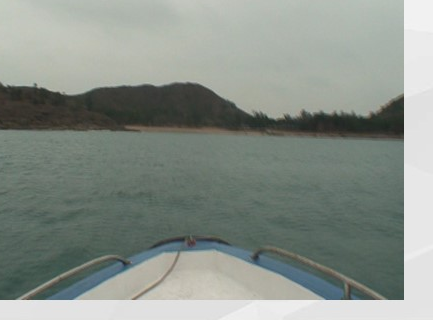
#> input picture Principles and Applications of Pattern Recognition/作业/线性支持向量机/demo_boat.png, 433 x 320 px
$ python c_dual_svm.py --image demo_boat.png
#> lines starting #> are read from the running program, lines starting #| are printed output that depends on the picture; after the words box and inside, x2 and y2 are one past the last pixel; in counts of white or black regions, pixels touching at a corner belong together; long printed decimals are rounded
### Principles and Applications of Pattern Recognition/作业/线性支持向量机/common.py
"""公共工具：图片读取、特征构造、伪标签、水天线提取、结果保存与评估指标。

五个作业脚本（a~e）共用本模块；每个脚本都是独立可运行的入口。
"""
from __future__ import annotations

import json
from pathlib import Path

import numpy as np
from PIL import Image, ImageDraw

HERE = Path(__file__).resolve().parent
OUT = HERE / "results"
OUT.mkdir(parents=True, exist_ok=True)

IMAGE_EXTS = (".jpg", ".jpeg", ".png", ".bmp", ".tif", ".tiff")


# ---------------------------------------------------------------- 图片与特征
def find_image(explicit: str | None = None) -> Path:
    """按优先级找图片：显式路径 > image.jpg/png > 目录内其它图片 > demo_boat.png。"""
    if explicit:
        p = Path(explicit)
        if not p.is_file():
            raise FileNotFoundError(f"图片不存在: {explicit}")
        return p
    for name in ("image.jpg", "image.png", "image.jpeg", "boat.jpg", "boat.png"):
        p = HERE / name
        if p.is_file():
            return p
    candidates = []
    for ext in IMAGE_EXTS:
        candidates += [p for p in HERE.glob(f"*{ext}") if not p.name.startswith("demo_")]
    if candidates:
        return sorted(candidates)[0]
    demo = HERE / "demo_boat.png"
    if demo.is_file():
        return demo
    raise FileNotFoundError(
        "未找到图片：请把作业给定图片放到本目录并命名 image.jpg（或运行时加 --image 路径）")


def load_image(explicit: str | None = None, max_width: int = 480):
    """读图 -> (RGB 归一化 float 数组 HxWx3, 路径, 原始尺寸)。"""
    path = find_image(explicit)
    im = Image.open(path).convert("RGB")
    original = im.size
    if im.width > max_width:
        h = max(1, round(im.height * max_width / im.width))
        im = im.resize((max_width, h), Image.BILINEAR)
    return np.asarray(im, dtype=np.float64) / 255.0, path, original


def pixel_features(img: np.ndarray) -> np.ndarray:
    """每个像素的颜色特征（RGB，0~1），形状 (N, 3)。"""
    return img.reshape(-1, 3)


def pseudo_labels(img: np.ndarray, sky_frac: float = 0.20,
                  water_start: float = 0.45, water_end: float = 0.85):
    """用空间先验生成训练伪标签：上部天空=+1，中部水面=-1，其余（含船体/前景）忽略(0)。

    默认参数对应本作业图片结构：天空约占上部 20%，水面约占 45%~85%，
    最下方 15% 常被船体等前景占据，若标为水面会引入大量噪声，故排除。
    """
    h, w, _ = img.shape
    labels = np.zeros((h, w), dtype=np.int8)
    labels[: max(1, int(h * sky_frac))] = 1
    labels[int(h * water_start): int(h * water_end)] = -1
    return labels


def stratified_sample(labels2d: np.ndarray, max_per_class: int = 400, seed: int = 0):
    """分层抽样训练集，返回 (X, y, 索引)。"""
    flat = labels2d.ravel()
    rng = np.random.default_rng(seed)
    sky = rng.permutation(np.flatnonzero(flat == 1))
    water = rng.permutation(np.flatnonzero(flat == -1))
    idx = np.concatenate([sky[:max_per_class], water[:max_per_class]])
    rng.shuffle(idx)
    y = flat[idx].astype(np.float64)
    return idx, y


# ---------------------------------------------------------------- 水天线提取
def labels_to_map(pred: np.ndarray, shape) -> np.ndarray:
    return pred.reshape(shape[:2])


def waterline_from_labels(label_map: np.ndarray, min_run: int = 3):
    """逐列找“由天空转为水面”的行号，返回 (列号数组, 行号数组)，缺失列略过。"""
    h, w = label_map.shape
    xs, ys = [], []
    for c in range(w):
        col = label_map[:, c]
        starts = np.flatnonzero(col == -1)
        for r in starts:
            if r + min_run <= h and np.all(col[r: r + min_run] == -1):
                xs.append(c)
                ys.append(float(r))
                break
    return np.asarray(xs), np.asarray(ys)


def median_smooth(values: np.ndarray, width: int = 9) -> np.ndarray:
    """一维中值平滑（处理 NaN：忽略）。"""
    out = values.copy()
    half = max(1, width // 2)
    for i in range(len(values)):
        seg = values[max(0, i - half): min(len(values), i + half + 1)]
        seg = seg[~np.isnan(seg)]
        if seg.size:
            out[i] = np.median(seg)
    return out


def fit_robust_line(xs: np.ndarray, ys: np.ndarray, rounds: int = 3):
    """鲁棒直线拟合 y = a*x + b，返回 (a, b, 内点率, 残差标准差)。"""
    mask = ~np.isnan(xs) & ~np.isnan(ys)
    x, y = xs[mask], ys[mask]
    if x.size < 2:
        return 0.0, float(np.nanmean(ys)), 0.0, float("nan")
    keep = np.ones_like(x, dtype=bool)
    a, b = 0.0, float(np.mean(y))
    for _ in range(rounds):
        A = np.vstack([x[keep], np.ones(keep.sum())]).T
        coef, *_ = np.linalg.lstsq(A, y[keep], rcond=None)
        a, b = float(coef[0]), float(coef[1])
        resid = y - (a * x + b)
        sigma = max(1.0, 2.5 * float(np.std(resid[keep])))
        keep = np.abs(resid) <= sigma
        if keep.sum() < 2:
            break
    resid = y - (a * x + b)
    inlier_ratio = float(np.mean(np.abs(resid) <= max(2.0, 2.5 * np.std(resid[~np.isnan(resid)]))))
    return a, b, inlier_ratio, float(np.std(resid))


# ---------------------------------------------------------------- 结果保存
def save_segmentation(img: np.ndarray, label_map: np.ndarray, name: str,
                      boundary=None, fitted=None):
    """保存分割叠加图：天空浅蓝 / 水面深蓝 / 水天线红 / 拟合线黄。"""
    h, w, _ = img.shape
    overlay = img.copy()
    sky = label_map == 1
    water = label_map == -1
    overlay[sky] = overlay[sky] * 0.35 + np.array([0.55, 0.78, 1.0]) * 0.65
    overlay[water] = overlay[water] * 0.35 + np.array([0.10, 0.35, 0.85]) * 0.65
    out = Image.fromarray(np.clip(overlay * 255, 0, 255).astype(np.uint8))
    draw = ImageDraw.Draw(out)
    if boundary is not None:
        xs, ys = boundary
        for i in range(len(xs) - 1):
            if abs(int(xs[i + 1]) - int(xs[i])) <= 2:
                draw.line([(int(xs[i]), int(ys[i])), (int(xs[i + 1]), int(ys[i + 1]))],
                          fill=(255, 60, 60), width=2)
    if fitted is not None:
        a, b = fitted
        draw.line([(0, int(b)), (w - 1, int(a * (w - 1) + b))], fill=(255, 220, 40), width=2)
    out.save(OUT / f"{name}_segmentation.png")
    return OUT / f"{name}_segmentation.png"


def save_plot(fig, name: str):
    path = OUT / f"{name}.png"
    fig.savefig(path, dpi=150, bbox_inches="tight")
    return path


def save_metrics(metrics: dict, name: str):
    path = OUT / f"{name}.json"
    with open(path, "w", encoding="utf-8") as f:
        json.dump(metrics, f, ensure_ascii=False, indent=2)
    return path


# ---------------------------------------------------------------- 评估指标
def classification_metrics(y_true: np.ndarray, y_pred: np.ndarray) -> dict:
    """以“水面(-1)”为正类计算 P/R/F1，并给出整体准确率。"""
    y_true = np.asarray(y_true).astype(int)
    y_pred = np.asarray(y_pred).astype(int)
    tp = int(np.sum((y_true == -1) & (y_pred == -1)))
    fp = int(np.sum((y_true != -1) & (y_pred == -1)))
    fn = int(np.sum((y_true == -1) & (y_pred != -1)))
    tn = int(np.sum((y_true != -1) & (y_pred != -1)))
    precision = tp / (tp + fp) if tp + fp else 0.0
    recall = tp / (tp + fn) if tp + fn else 0.0
    f1 = 2 * precision * recall / (precision + recall) if precision + recall else 0.0
    acc = (tp + tn) / max(1, tp + tn + fp + fn)
    return {"accuracy": round(acc, 4), "precision": round(precision, 4),
            "recall": round(recall, 4), "f1": round(f1, 4),
            "tp": tp, "fp": fp, "fn": fn, "tn": tn}


# [33 lines left out: functions boundary_error, gradient_waterline_reference, not called in this run]

### Principles and Applications of Pattern Recognition/作业/线性支持向量机/c_dual_svm.py
"""作业 c：线性 SVM 的经典求解方法（对偶空间 QP）→ 水天分割。

对偶问题：
    max_α  Σα_i − ½ ΣΣ α_i α_j y_i y_j (x_i·x_j)
    s.t.   0 ≤ α_i ≤ C,  Σ α_i y_i = 0

本脚本用 scipy.optimize.minimize（SLSQP）直接求解该带箱约束与等式约束的二次规划——
即不使用自写 SMO，而是走“通用凸优化求解器解对偶 QP”的经典路径；
若 scipy 不可用，回退到 svm.py 中的自实现 SMO。

运行：
    py -3.12 c_dual_svm.py
    py -3.12 c_dual_svm.py --image image.jpg --C 1.0 --max-per-class 200
输出：
    results/c_dual_segmentation.png
    results/c_waterline.npz
    results/c_metrics.json
"""
from __future__ import annotations

import argparse
import sys
import time
from pathlib import Path

import numpy as np

import matplotlib
matplotlib.use("Agg")
import matplotlib.pyplot as plt

sys.path.insert(0, str(Path(__file__).resolve().parent))

from common import (OUT, classification_metrics, fit_robust_line, labels_to_map,
                    load_image, median_smooth, pixel_features, pseudo_labels,
                    save_metrics, save_plot, save_segmentation, stratified_sample,
                    waterline_from_labels)
from svm import train_dual

plt.rcParams["font.sans-serif"] = ["Microsoft YaHei", "SimHei", "DejaVu Sans"]
plt.rcParams["axes.unicode_minus"] = False


class DualQPScipy:
    """用 SLSQP 求解 SVM 对偶 QP，接口与 svm.py 中的模型保持一致。"""

    def __init__(self, C: float = 1.0, maxiter: int = 300, ftol: float = 1e-9):
        self.C = float(C)
        self.maxiter = int(maxiter)
        self.ftol = float(ftol)
        self.w = None
        self.b = 0.0
        self.alpha = None
        self.solver = "SLSQP 对偶 QP"
        self.n_sv = 0

    def fit(self, X: np.ndarray, y: np.ndarray):
        from scipy.optimize import minimize

        X = np.asarray(X, dtype=np.float64)
        y = np.asarray(y, dtype=np.float64)
        n = len(y)
        K = X @ X.T
        Q = (y[:, None] * y[None, :]) * K  # 目标函数 Hessian

        def fun(a):
            return 0.5 * a @ Q @ a - a.sum()

        def jac(a):
            return Q @ a - 1.0

        cons = [{"type": "eq", "fun": lambda a: float(y @ a), "jac": lambda a: y}]
        res = minimize(fun, np.zeros(n), jac=jac, bounds=[(0.0, self.C)] * n,
                       constraints=cons, method="SLSQP",
                       options={"maxiter": self.maxiter, "ftol": self.ftol})
        alpha = np.clip(res.x, 0.0, self.C)
        w = (alpha * y) @ X
        free = (alpha > 1e-6) & (alpha < self.C - 1e-6)
        if free.any():
            b = float(np.median(y[free] - X[free] @ w))
        else:
            pos = X[y > 0] @ w
            neg = X[y < 0] @ w
            b = -0.5 * (float(pos.min()) + float(neg.max()))
        self.alpha, self.w, self.b = alpha, w, b
        self.n_sv = int(np.sum(alpha > 1e-6))
        self.success = bool(getattr(res, "success", False))
        self.message = str(getattr(res, "message", ""))
        return self

    def decision_function(self, X: np.ndarray) -> np.ndarray:
        return np.asarray(X, dtype=np.float64) @ self.w + self.b

    def predict(self, X: np.ndarray) -> np.ndarray:
        return np.where(self.decision_function(X) >= 0, 1, -1)

    def dual_objective(self) -> float:
        return float(self.alpha.sum() - 0.5 * self.w @ self.w)

    def primal_objective(self, X: np.ndarray, y: np.ndarray) -> float:
        margins = y * (X @ self.w + self.b)
        return float(0.5 * self.w @ self.w + self.C * np.maximum(0.0, 1.0 - margins).sum())


def main() -> int:
    ap = argparse.ArgumentParser(description="c: 对偶空间经典解法（QP）水天分割")
    ap.add_argument("--image", default=None)
    ap.add_argument("--C", type=float, default=1.0)
    ap.add_argument("--max-per-class", type=int, default=200,
                    help="每类训练样本上限（对偶 QP 规模，默认 200）")
    ap.add_argument("--seed", type=int, default=0)
    args = ap.parse_args()

    img, path, original = load_image(args.image)
#> in load_image, im is the input picture: PIL image 433x320 RGB; mean R, G, B 136.2, 144, 137
#> original = (433, 320)
    h, w, _ = img.shape
#> h = 320; w = 433
    print(f"[c] 图片: {path.name}  处理尺寸 {w}x{h}")
#| [c] 图片: demo_boat.png  处理尺寸 433x320

    X_all = pixel_features(img)
    lab = pseudo_labels(img)
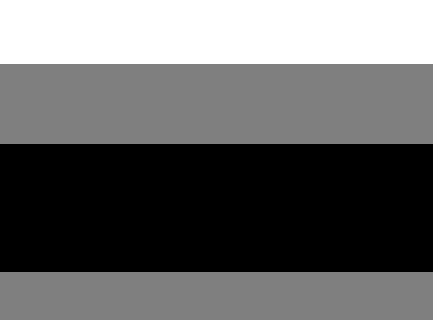
#> lab: shape (320, 433) int8; min -1, max 1, mean -0.2; drawn with min black and max white
    valid = lab.ravel() != 0

    idx, y_tr = stratified_sample(lab, args.max_per_class, args.seed)
#> in stratified_sample, `idx = np.concatenate([sky[:max_per_class], water[:max_per_class]])`: idx = 400 values, max 117510 at index 336, min 2 at index 66, mean 52092.2
#> in stratified_sample, `y = flat[idx].astype(np.float64)`: y = 400 values, max 1 at index 0, min -1 at index 2, mean 0
#> idx = 400 values, max 117510 at index 66, min 2 at index 316, mean 52092.2; y_tr has the same summary as y in stratified_sample
    X_tr = X_all[idx]
#> X_tr = 400 rows, first 8: [0.647, 0.686, 0.651], [0.647, 0.686, 0.655], [0.369, 0.431, 0.392], [0.745, 0.769, 0.729], [0.706, 0.729, 0.69], [0.29, 0.325, 0.306], [0.694, 0.722, 0.69], [0.706, 0.729, 0.69]
    print(f"[c] 训练样本 {len(y_tr)}，对偶空间 QP 求解 C={args.C}")
#| [c] 训练样本 400，对偶空间 QP 求解 C=1.0

    t0 = time.time()
    try:
        model = DualQPScipy(C=args.C).fit(X_tr, y_tr)
#> in fit, `X = np.asarray(X, dtype=np.float64)`: X has the same summary as X_tr in main
#> in fit, `n = len(y)`: n = 400
#> in fit, `K = X @ X.T`:
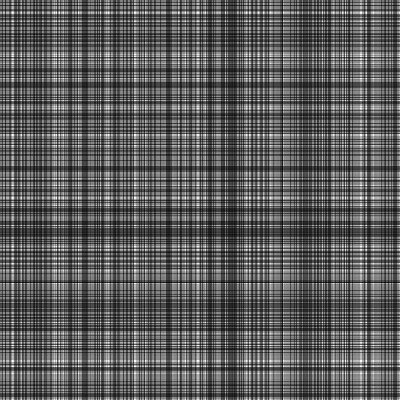
#> K: shape (400, 400) float64; min 0.135, max 2.7, mean 1.05; drawn with min black and max white
#> in fit, `Q = (y[:, None] * y[None, :]) * K`:
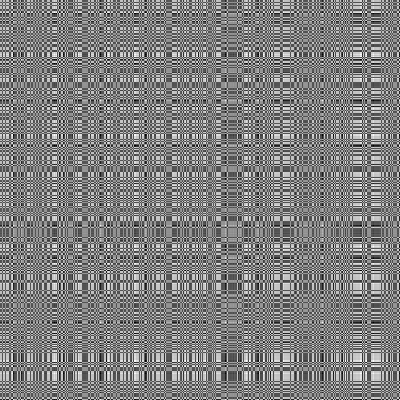
#> Q: shape (400, 400) float64; min -2.58, max 2.7, mean 0.0567; drawn with min black and max white
#> in fit, `res = minimize(fun, np.zeros(n), jac=jac, bounds=[(0.0, self.C)] * n, ..`: res = 9 items
#> in fit, `alpha = np.clip(res.x, 0.0, self.C)`: alpha = 400 values, max 1 at index 220, min 0 at index 4, mean 0.27
#> in fit, `w = (alpha * y) @ X`: w = [2.59, 2.97, 2.61]
#> in fit, `b = float(np.median(y[free] - X[free] @ w))`: b = -4.7
#> in fit, `self.alpha, self.w, self.b = alpha, w, b`: self.alpha has the same summary as alpha; self.w = [2.59, 2.97, 2.61]; self.b = -4.7
#> in fit, `self.n_sv = int(np.sum(alpha > 1e-6))`: self.n_sv = 111
#> in fit, `self.success = bool(getattr(res, "success", False))`: self.success = True
#> in fit, `self.message = str(getattr(res, "message", ""))`: self.message = 'Optimization terminated successfully'
        solver = "scipy SLSQP（对偶 QP）"
    except Exception as exc:  # noqa: BLE001
        print(f"[c] SLSQP 不可用（{exc}），回退到自实现 SMO 对偶解法")
        model = train_dual(X_tr, y_tr, C=args.C, seed=args.seed)
        solver = "自实现简化 SMO（对偶）"
    train_time = time.time() - t0

    pred = model.predict(X_all)
    label_map = labels_to_map(pred, (h, w))
#> in labels_to_map, `return pred.reshape(shape[:2])`:
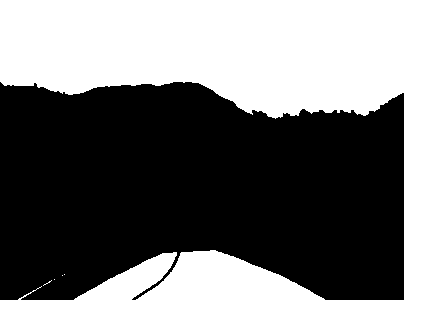
#> returned value: shape (320, 433) int64; values -1 (black) and 1 (white), 46.4% white; 5 white regions (4 under 20 px), largest, box (x1, y1, x2, y2) and area: (0, 0, 433, 320) 64305
    xs, ys = waterline_from_labels(label_map, min_run=3)
#> after the loop in waterline_from_labels, `for c in range(w):`: xs = 404 values from 0 to 403; ys = 404 values, max 119 at index 275, min 82 at index 0, mean 97.36
#> xs = 404 values from 0 to 403
    ys_smooth = median_smooth(ys.astype(float), 9)
#> in median_smooth, `out = values.copy()`: out has the same summary as ys in waterline_from_labels
#> the loop in median_smooth, `for i in range(len(values)):` made 404 passes
#> seg on passes 1 to 3: [82, 83, 84, 85, 86], [82, 83, 84, 85, 86, 86], [82, 83, 84, 85, 86, 86, 86]
#> after the loop in median_smooth, `for i in range(len(values)):`: out = 404 values, max 118 at index 272, min 82 at index 173, mean 97.42
#> ys_smooth has the same summary as out in median_smooth
    a_fit, b_fit, inlier, resid_std = fit_robust_line(xs, ys_smooth)
#> in fit_robust_line, `x, y = xs[mask], ys[mask]`: x = 404 values from 0 to 403; y has the same summary as out in median_smooth
#> in fit_robust_line, `a, b = 0.0, float(np.mean(y))`: a = 0; b = 97.42
#> in fit_robust_line, `resid = y - (a * x + b)`: resid = 404 values, max 14.95 at index 272, min -19.5 at index 403, mean -3.5e-14
#> in fit_robust_line, `inlier_ratio = float(np.mean(np.abs(resid) <= max(2.0, 2.5 * np.std(re..`: inlier_ratio = 1
#> a_fit = 0.0798; b_fit = 81.33; inlier = 1; resid_std = 8.18

    dual_obj = model.dual_objective()
#> dual_obj = 96.86
    primal_obj = (model.primal_objective(X_tr, y_tr)
                  if hasattr(model, "primal_objective")
                  else float(0.5 * model.w @ model.w + args.C *
                             np.maximum(0.0, 1.0 - y_tr * (X_tr @ model.w + model.b)).sum()))
#> in primal_objective, `margins = y * (X @ self.w + self.b)`: margins = 400 values, max 3.04 at index 361, min -2.69 at index 59, mean 1.12
#> primal_obj = 96.86
    metrics = {
        "script": "c_dual_svm",
        "solver": solver,
        "image": str(path),
        "image_size_processed": [w, h],
        "C": args.C,
        "train_samples": int(len(y_tr)),
        "train_time_s": round(train_time, 3),
        "n_support_vectors": int(getattr(model, "n_sv", 0)),
        "dual_objective": round(dual_obj, 6),
        "primal_objective_at_dual_solution": round(primal_obj, 6),
        "duality_gap": round(primal_obj - dual_obj, 8),
        "w": [round(float(v), 6) for v in model.w],
        "b": round(float(model.b), 6),
        "segmentation": classification_metrics(lab.ravel()[valid], pred[valid]),
        "waterline_columns": int(len(xs)),
        "line_fit": {"slope": round(a_fit, 5), "intercept": round(b_fit, 2),
                     "inlier_ratio": round(inlier, 4),
                     "residual_std_px": round(resid_std, 3)},
    }
#> in classification_metrics, `tp = int(np.sum((y_true == -1) & (y_pred == -1)))`: tp = 49703
#> in classification_metrics, `fp = int(np.sum((y_true != -1) & (y_pred == -1)))`: fp = 0
#> in classification_metrics, `fn = int(np.sum((y_true == -1) & (y_pred != -1)))`: fn = 5721
#> in classification_metrics, `tn = int(np.sum((y_true != -1) & (y_pred != -1)))`: tn = 27712
#> in classification_metrics, `precision = tp / (tp + fp) if tp + fp else 0.0`: precision = 1
#> in classification_metrics, `recall = tp / (tp + fn) if tp + fn else 0.0`: recall = 0.897
#> in classification_metrics, `f1 = 2 * precision * recall / (precision + recall) if precision + reca..`: f1 = 0.946
#> in classification_metrics, `acc = (tp + tn) / max(1, tp + tn + fp + fn)`: acc = 0.931

    save_segmentation(img, label_map, "c_dual", (xs, ys_smooth), (a_fit, b_fit))
#> in save_segmentation, `overlay[water] = overlay[water] * 0.35 + np.array([0.10, 0.35, 0.85]) ..`:
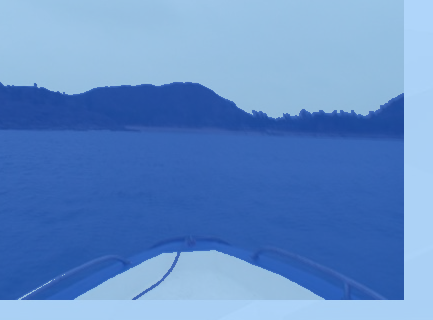
#> overlay: shape (320, 433, 3) float64; mean of channels 0, 1, 2 0.388, 0.555, 0.786; drawn as R, G, B
#> in save_segmentation, `xs, ys = boundary`: xs = 404 values from 0 to 403; ys has the same summary as out in median_smooth
#> in save_segmentation, `out.save(OUT / f"{name}_segmentation.png")`:
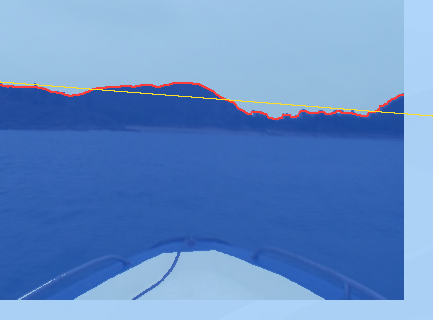
#> saved as c_dual_segmentation.png: PIL image 433x320 RGB; mean R, G, B 100.1, 140.9, 198.6

    fig, ax = plt.subplots(figsize=(6.2, 2.6))
    names = ["accuracy", "precision", "recall", "f1"]
    vals = [metrics["segmentation"][k] for k in names]
#> vals = [0.931, 1, 0.897, 0.946]
    bars = ax.bar(names, vals, color=["#4c72b0", "#55a868", "#c44e52", "#8172b2"])
    ax.set_ylim(0.0, 1.05)
    ax.set_title("c：对偶空间 QP 解法分割指标")
    for bar, v in zip(bars, vals):
        ax.text(bar.get_x() + bar.get_width() / 2, v + 0.02, f"{v:.3f}", ha="center", fontsize=9)
#> this loop made 4 passes
#> v on passes 1 to 4: 0.931, 1, 0.897, 0.946
    ax.grid(axis="y", alpha=.25)
    save_plot(fig, "c_dual_metrics")
#> in save_plot, `fig.savefig(path, dpi=150, bbox_inches="tight")`:
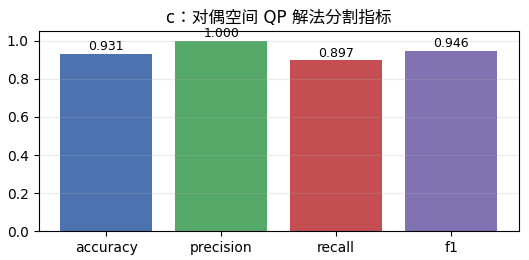
#> figure drawn by matplotlib, 1 panel; tallest bar 1 high, from x = 0.6 to 1.4
    plt.close(fig)

    np.savez(OUT / "c_waterline.npz", xs=xs, ys=ys_smooth)
    np.save(OUT / "c_label_map.npy", label_map)
    save_metrics(metrics, "c_metrics")

    print(f"[c] 求解器: {solver}，训练 {train_time:.3f}s，支持向量 {metrics['n_support_vectors']}")
#| [c] 求解器: scipy SLSQP（对偶 QP），训练 5.644s，支持向量 111
    print(f"[c] 对偶目标值 D={metrics['dual_objective']:.6f}，"
          f"原空间目标值 P={metrics['primal_objective_at_dual_solution']:.6f}，"
          f"对偶间隙={metrics['duality_gap']:.2e}")
#| [c] 对偶目标值 D=96.864，原空间目标值 P=96.864，对偶间隙=0.00e+00
    print("[c] 分割指标:", metrics["segmentation"])
#| [c] 分割指标: {'accuracy': 0.9312, 'precision': 1.0, 'recall': 0.8968, 'f1': 0.9456, 'tp': 49703, 'fp': 0, 'fn': 5721, 'tn': 27712}
    print(f"[c] 水天线覆盖 {len(xs)}/{w} 列，拟合 y={a_fit:.4f}x+{b_fit:.2f}")
#| [c] 水天线覆盖 404/433 列，拟合 y=0.0798x+81.33
    print(f"[c] 结果已保存到: {OUT}")
    return 0


if __name__ == "__main__":
    raise SystemExit(main())
#> (the program exits here)
